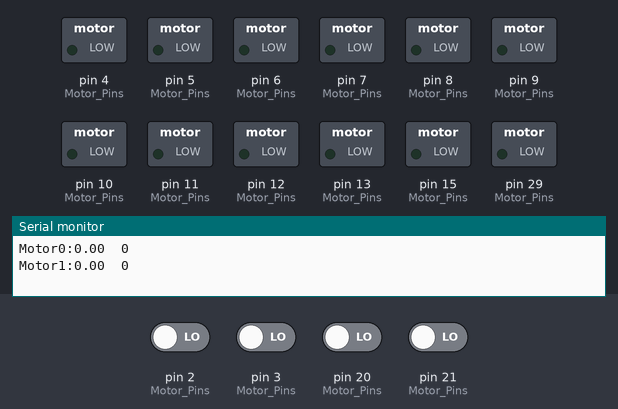
Bench run of a sketch on a simulated Arduino Uno, built for the host (arithmetic inside an expression is 32-bit, double 64-bit). On the bench: switched loads named in the sketch (green lamp = pin HIGH), the last lines printed to the serial monitor. Inputs (shaded band) come from the test bench; at power-on: pin 2 (Motor_Pins), pin 3 (Motor_Pins), pin 20 (Motor_Pins), pin 21 (Motor_Pins) LOW.

Above: at 0.1 s.
At 0.5 s:
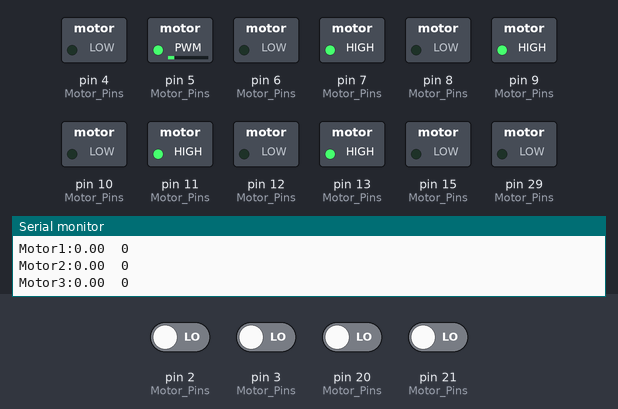
Timing chart, 0 to 3.3 s (numbered marks = the images above):
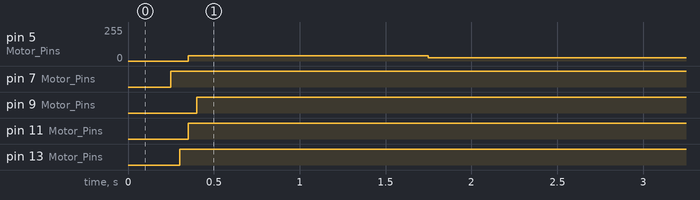

The sketch:

MovementTest2.ino
```cpp
/*
电机按顺序分别标记为
0号电机（LF左前）   1号电机（RF右前）
2号电机（RB右后）   3号电机（LB左后）
所包含的值包括
IN1 IN2（IN1和IN2口共同控制电机转向） Pwm（控制电机速度）
EncodeA EncodeB （中断接口，但2560只有6个中断，所以，每个电机使用其中一个）
*/

#include <MsTimer2.h>     //定时器库的头文件

int Motor_Pins[4][5] = {
    {6, 7, 29, 2, 28},
    {12, 13, 4, 21, 30},
    {10, 11, 5, 20, 26},
    {8, 9, 15, 3, 24},
};
float MotorCount = 0;
float Velocity[4] = {0};
int V[4] = {0};
int Pwm[4] = {0};

// 这个是要写在主程序里面的
// 改变目标速度值

float Target_V[4] = {50, 50, 50, 50};  // 需要不同速度的时候在函数里修改数组的值

/***********************************
***********PID控制部分***开始********
************定义一些数据和函数*******
************************************/
typedef struct
{
  float Kp;                       //比例系数Proportional
  float Ki;                       //积分系数Integral
  float Kd;                       //微分系数Derivative

  float Ek;                       //当前误差
  float Ek1;                      //前一次误差 e(k-1)
  float Ek2;                      //再前一次误差 e(k-2)
}PID_IncTypeDef;

// 初始化pid结构体
 // 四套pid

PID_IncTypeDef pid0 =
    {1, 0.5, 0.1, 0, 0, 0 };

PID_IncTypeDef pid1 =
    {1, 0.5, 0.1, 0, 0, 0 };

PID_IncTypeDef pid2 =
    {1, 0.5, 0.1, 0, 0, 0 };
PID_IncTypeDef pid3 =
    {1, 0.5, 0.1, 0, 0, 0 };

PID_IncTypeDef pid[4] =
    {pid0, pid1, pid2, pid3};


// 最终计算出需要变化的Pwm的值是多少
// 这个地方的PID值应该可以确定，但是四个电机有差距，决定采取四套PID数据

/************************************************************************
**********************函数功能：确定对应电机对应速度的PWM值*****************
*************************入口参数：电机编号、速度目标值*********************
*************************返回值：电机转动所需要的PWM值**********************
**************************************************************************/
float PwmControl(int n, float SetValue)
{
  float PIDInc, ActualValue, PWMControl;

  PID_IncTypeDef *PID = &pid[n];


  ActualValue = Read_Motor_V(n);

  PID->Ek = SetValue - ActualValue;
  PIDInc = (PID->Kp * PID->Ek) - (PID->Ki * PID->Ek1) + (PID->Kd * PID->Ek2);

  PID->Ek2 = PID->Ek1;
  PID->Ek1 = PID->Ek;

  PWMControl += PIDInc;

  if(PWMControl < 0){
    PWMControl = 0;
  }
  if(PWMControl > 250){
    PWMControl=250;
  }

  return PWMControl;
}

// 定时器中断控制达到PWM值累加的效果，同时做一个简单的限幅， 使用MS Timer2库
/************************************************************************
***********函数功能：定时器中断的中断函数，同时限制PWM和速度的值*************
*************************入口参数：无*************************************
*************************返回值：无****************************************
**************************************************************************/
void OnTimer() {
    for(int i = 0; i < 4; i++) {
        Pwm[i] = PwmControl(i, Target_V[i]);
        // 给PWM和速度做一个限幅
        if (Pwm[i] > 255)
            Pwm[i] = 255;
        if (Pwm[i] < 0)
            Pwm[i] = 0;
        if (Target_V[i] >50)
            Target_V[i] = 50;
        if (Target_V[i] < -50)
            Target_V[i] = -50;
    }
}


/***********************************
***********PID控制部分***结束********
************************************/


/************************************************************************
**********************函数功能：电机初始化，设置所有接口********************
*******************************入口参数：无********************************
********************************返回值：无*********************************
**************************************************************************/
void Motor_Init() {
    for (int i = 0; i < 4; i++) {
        pinMode(Motor_Pins[i][0], OUTPUT);
        pinMode(Motor_Pins[i][1], OUTPUT);
        pinMode(Motor_Pins[i][2], OUTPUT);
        pinMode(Motor_Pins[i][3], INPUT);
        pinMode(Motor_Pins[i][4], INPUT);

        digitalWrite(Motor_Pins[i][0], LOW);
        digitalWrite(Motor_Pins[i][1], LOW);
        digitalWrite(Motor_Pins[i][2], LOW);
        }
}

/************************************************************************
**********************函数功能：获得对应电机的速度***************************
*************************入口参数：电机编号********************************
*********************返回值：电机转速的浮点型数据***************************
**************************************************************************/
float Read_Motor_V(int n) {
    // n是电机的序号
    MotorCount = 0;
    unsigned long nowtime = 0;
    nowtime = millis() + 50;
    attachInterrupt(digitalPinToInterrupt(Motor_Pins[n][3]), Read_Motor, RISING); // 2560 的中断2口对应编号0
    while(millis() < nowtime);
    detachInterrupt(digitalPinToInterrupt(Motor_Pins[n][3]));
    Velocity[n] = ((MotorCount/(11*56))*6.5*PI)/0.05;
    V[n] = Velocity[n];
    return Velocity[n];
}

/************************************************************************
**************函数功能：外部中断的中断函数，配合Read_Motor_V使用*************
*******************************入口参数：无********************************
********************************返回值：无*********************************
**************************************************************************/
void Read_Motor() {
    MotorCount++;
}

/************************************************************************
**************************函数功能：驱动对应电机***************************
***********************入口参数：电机编号、速度目标值***********************
**********************************返回值：无*******************************
**************************************************************************/
void Drive_motor (int n, int TargetV) {
    // IN q IN 2 的值是0还是1 控制轮子转的方向
    Target_V[n] = TargetV;

    if(TargetV > 0) {
        Pwm[n] = PwmControl(n, TargetV);
        digitalWrite(Motor_Pins[n][0], LOW);
        digitalWrite(Motor_Pins[n][1], HIGH);
        analogWrite(Motor_Pins[n][2], Pwm[n]);
    }
    else {
        Pwm[n] = PwmControl(n, -TargetV);
        digitalWrite(Motor_Pins[n][0], HIGH);
        digitalWrite(Motor_Pins[n][1], LOW);
        analogWrite(Motor_Pins[n][2], Pwm[n]);
    }
}

/*************************************************************************
***********函数功能：控制车前进（后退只需要令电机目标速度为负）***************
**************入口参数：速度目标值（所有电机保持同样的速度）******************
*****************************返回值：无************************************
**************************************************************************/
void MoveForward(int TargetV) {

    Drive_motor(0, TargetV);
    Drive_motor(1, TargetV);
    Drive_motor(2, TargetV);
    Drive_motor(3, TargetV);
}

/************************************************************************
***************************函数功能：控制小车左右转**************************
********************************入口参数：无******************************
*********************************返回值：无*******************************
**备注：转弯的时候前面的两个轮子保持相反50转速，后轮保持之前直行或者默认的转速**
**************************************************************************/
void MoveTurnLeft() {
    Target_V[0] = -50;
    Target_V[1] = 50;
    Drive_motor(0, Target_V[0]);
    Drive_motor(1, Target_V[1]);
    Drive_motor(2, Target_V[2]);
    Drive_motor(3, Target_V[3]);
    Target_V[0] = Target_V[2];
    Target_V[1] = Target_V[2];
}

void MoveTurnRight() {
    Target_V[0] = 50;
    Target_V[1] = -50;
    Drive_motor(0, Target_V[0]);
    Drive_motor(1, Target_V[1]);
    Drive_motor(2, Target_V[2]);
    Drive_motor(3, Target_V[3]);
    Target_V[0] = Target_V[2];
    Target_V[1] = Target_V[2];
}


void setup() {
    Motor_Init();  // 初始化
    Serial.begin(9600);  // 串口
}

void loop() {

    for(int i = 0; i < 4; i++) {
        while(!Serial);
        Serial.print("Motor");
        Serial.print(i);
        Serial.print(":");
        Serial.print(Read_Motor_V(i));
        Serial.print("  ");
        Serial.println(Pwm[i]);
    }

    MsTimer2::set(1000, OnTimer); //设置中断，每1000ms进入一次中断服务程序 OnTimer()
    MsTimer2::start(); //开始计时

    MoveForward(40);

    delay(1000);
}
```

Measured:
- by itself, pin 5 (Motor_Pins): 0/255 → 40/255 at 0.35 s, → 24/255 1.4 s later
- by itself, pin 7 (Motor_Pins): LOW → HIGH at 0.25 s
- by itself, pin 9 (Motor_Pins): LOW → HIGH at 0.40 s
- by itself, pin 11 (Motor_Pins): LOW → HIGH at 0.35 s
- by itself, pin 13 (Motor_Pins): LOW → HIGH at 0.30 s
